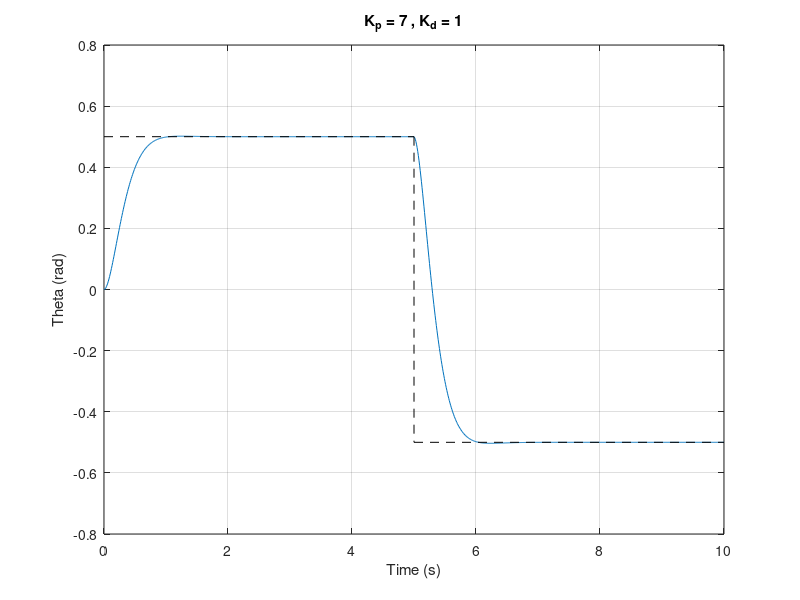
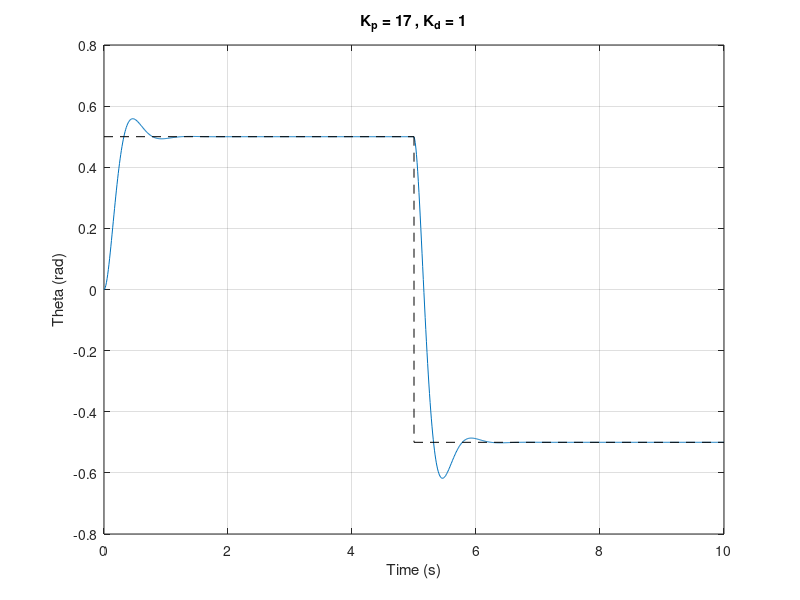

Reproduce these figures in MATLAB, in order.
clc
clear
close all

% Preallocate vectors

    amplitude=0.5; 
    

    Kptheta = [7, 17];
    
    Kdtheta = [1, 1];
   
    
%[x, t]=CSYSTEMstep(Kptheta, Kdtheta, amplitude);

%[x2, t2]=CSYSTEMlsim(Kptheta, Kdtheta, amplitude)

%% Functions 




% % 1
% function [x, t]=CSYSTEMstep(Kptheta, Kdtheta, amplitude)
% Kg = 33.3;
% Km = 0.0401;
% J = 0.0005 + 0.2 * (0.2794)^2 + 0.0015;
% Rm = 19.2;
% 
% for i=1:length(Kdtheta)
% n1 = Kptheta(i) * Kg * Km / (J * Rm);
%     d2 = 1;
%     d1 = Kg^2 * Km^2 / (J * Rm) + Kdtheta(i)* Kg* Km / (J * Rm);
%     d0 = Kptheta(i) * Kg * Km / (J * Rm);
% % Define transfer function
%     num = n1;
%     den = [d2 d1 d0];
%     sysTF = tf(num, den);
%     % Step Response
%     [x1,t1] = step(sysTF);
%     [x2,t2]=step(sysTF);
% x1=x1*amplitude; 
% x2=-x2*amplitude;
% figure(i)
% grid on
% x=[x1:x2];
% t=[t1:t2];
% plot(t, x)
% titlename=['Step Set ' num2str(i)];
% title(titlename)
% xlabel('Time (s)')
% ylabel('Theta (rad)')
% PlotName = ['Step Set ' num2str(i)];
% print(PlotName,'-dpng','-r300')
% end 

% end 

%function [x, t] = CSYSTEMlsim(Kptheta, Kdtheta, amplitude)
Kg = 33.3;
Km = 0.0401;
J = 0.0005 + 0.2 * (0.2794)^2 + 0.0015;
Rm = 19.2;

t = 0:0.01:10; % Full time vector
u = amplitude * ones(size(t)); 
u(t >= 5) = -amplitude; % Step down at t = 5 to create a smooth transition

%for i = 1:length(Kdtheta)
    n1 = Kptheta(1) * Kg * Km / (J * Rm);
    d2 = 1;
    d1 = Kg^2 * Km^2 / (J * Rm) + Kdtheta(1) * Kg * Km / (J * Rm);
    d0 = Kptheta(1) * Kg * Km / (J * Rm);

    % Define transfer function
    num = n1;
    den = [d2 d1 d0];
    sysTF = tf(num, den);

    % Simulate system response
    x = lsim(sysTF, u, t);

    % Plot
    figure(1)
    plot(t, x)
    hold on
    grid on
    title(['K_p = 7 , K_d = 1'])
    xlabel('Time (s)')
    ylabel('Theta (rad)')
% Horizontal lines
plot([0 5], [0.5 0.5], '--k', 'DisplayName', 'Ref +0.5')
plot([5 10], [-0.5 -0.5], '--k', 'DisplayName', 'Ref -0.5')

% Vertical connector
plot([5 5], [0.5 -0.5], '--k', 'DisplayName', 'Transition')

    % Save plot
    PlotName = [num2str(1)];
    print(PlotName, '-dpng', '-r300')
hold off
%function [x, t] = CSYSTEMlsim(Kptheta, Kdtheta, amplitude)
Kg = 33.3;
Km = 0.0401;
J = 0.0005 + 0.2 * (0.2794)^2 + 0.0015;
Rm = 19.2;

t = 0:0.01:10; % Full time vector
u = amplitude * ones(size(t)); 
u(t >= 5) = -amplitude; % Step down at t = 5 to create a smooth transition

%for i = 1:length(Kdtheta)
    n1 = Kptheta(2) * Kg * Km / (J * Rm);
    d2 = 1;
    d1 = Kg^2 * Km^2 / (J * Rm) + Kdtheta(2) * Kg * Km / (J * Rm);
    d0 = Kptheta(2) * Kg * Km / (J * Rm);

    % Define transfer function
    num = n1;
    den = [d2 d1 d0];
    sysTF = tf(num, den);

    % Simulate system response
    x = lsim(sysTF, u, t);

    % Plot
    figure(2)
    plot(t, x)
    hold on
    grid on
    title(['K_p = 17 , K_d = 1'])
    xlabel('Time (s)')
    ylabel('Theta (rad)')
% Horizontal lines
plot([0 5], [0.5 0.5], '--k', 'DisplayName', 'Ref +0.5')
plot([5 10], [-0.5 -0.5], '--k', 'DisplayName', 'Ref -0.5')

% Vertical connector
plot([5 5], [0.5 -0.5], '--k', 'DisplayName', 'Transition')

    % Save plot
    PlotName = [num2str(2)];
    print(PlotName, '-dpng', '-r300')
hold off


function [x, t] = CSYSTEMlsim(Kptheta, Kdtheta, amplitude)
Kg = 33.3;
Km = 0.0401;
J = 0.0005 + 0.2 * (0.2794)^2 + 0.0015;
Rm = 19.2;

t = 0:0.01:10; % Full time vector
u = amplitude * ones(size(t)); 
u(t >= 5) = -amplitude; % Step down at t = 5 to create a smooth transition

for i = 1:length(Kdtheta)
    n1 = Kptheta(i) * Kg * Km / (J * Rm);
    d2 = 1;
    d1 = Kg^2 * Km^2 / (J * Rm) + Kdtheta(i) * Kg * Km / (J * Rm);
    d0 = Kptheta(i) * Kg * Km / (J * Rm);

    % Define transfer function
    num = n1;
    den = [d2 d1 d0];
    sysTF = tf(num, den);

    % Simulate system response
    x = lsim(sysTF, u, t);

    % Plot
    figure(i)
    plot(t, x)
    hold on
    grid on
    title(['Angular Position of Arm vs. Time '])
    xlabel('Time (s)')
    ylabel('Theta (rad)')
% Horizontal lines
plot([0 5], [0.5 0.5], '--k', 'DisplayName', 'Ref +0.5')
plot([5 10], [-0.5 -0.5], '--k', 'DisplayName', 'Ref -0.5')

% Vertical connector
plot([5 5], [0.5 -0.5], '--k', 'DisplayName', 'Transition')

    % Save plot
    PlotName = [num2str(i)];
    print(PlotName, '-dpng', '-r300')
end
end